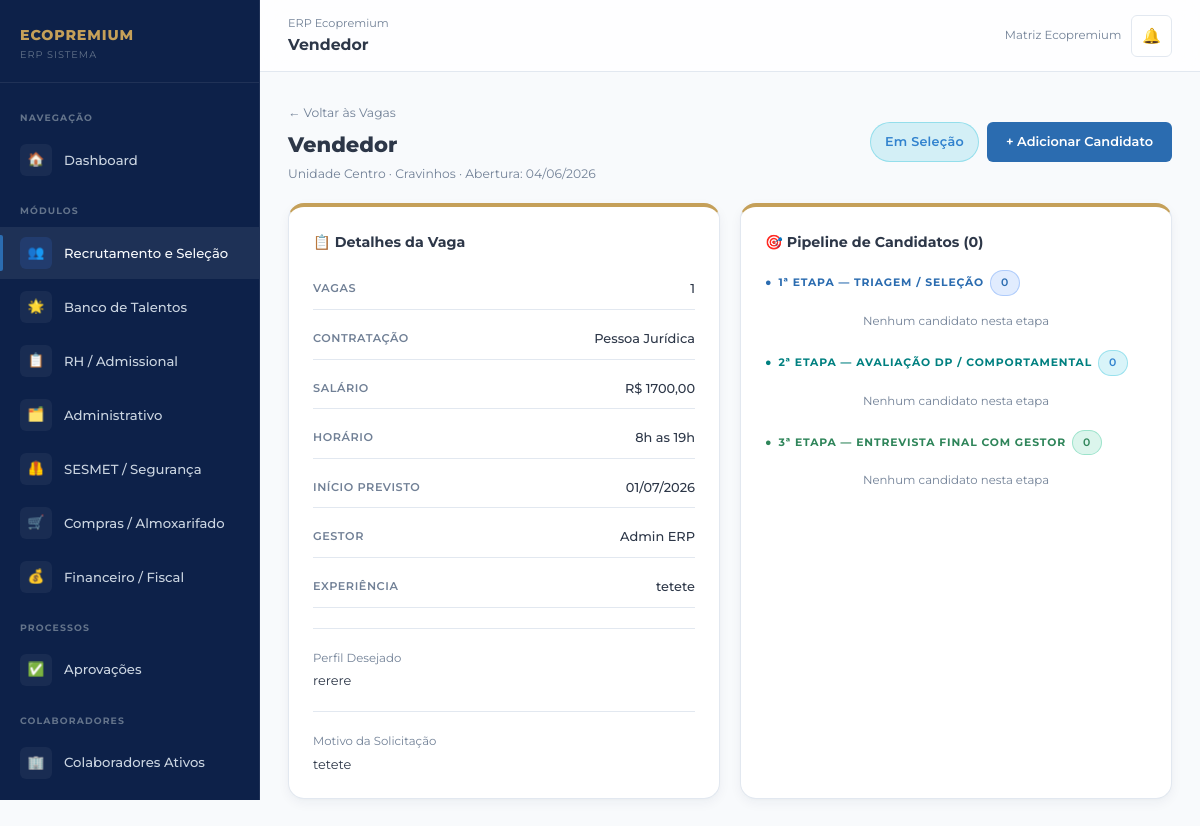
Before: /recrutamento/5/ (signed in) with the older database file.
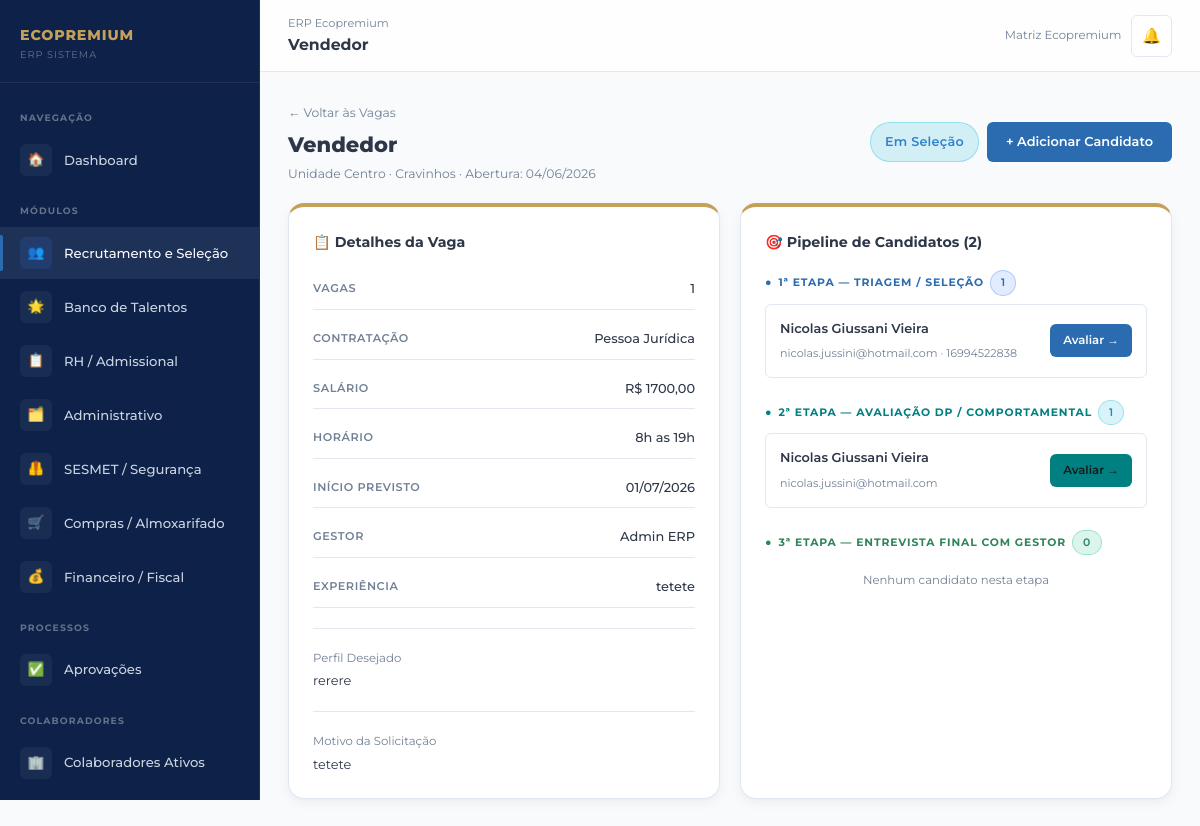
After: the same page with the newer database file.
### recrutamento/models.py (models this page shows, shortened)
class Candidato(models.Model):
    ETAPAS = [
        ('triagem', 'Triagem / Seleção'),
        ('avaliacao_dp', 'Avaliação DP / Comportamental'),
        ('entrevista_final', 'Entrevista Final com Gestor'),
        ('aprovado', 'Aprovado'),
        ('reprovado', 'Reprovado'),
        ('desistente', 'Desistente'),
    ]
    vaga = models.ForeignKey(Vaga, on_delete=models.CASCADE, related_name='candidatos')
    nome = models.CharField(max_length=200, verbose_name='Nome Completo')
    email = models.EmailField(verbose_name='E-mail')
    telefone = models.CharField(max_length=20, verbose_name='Telefone')
    cidade = models.CharField(max_length=100, blank=True, verbose_name='Cidade')
    cpf = models.CharField(max_length=14, blank=True, verbose_name='CPF')
    etapa_atual = models.CharField(max_length=20, choices=ETAPAS, default='triagem')
    aprovado = models.BooleanField(null=True, blank=True, verbose_name='Aprovado?')
    curriculum_obs = models.TextField(blank=True, verbose_name='Observações do Currículo')
    avaliacao_comportamental = models.TextField(blank=True, verbose_name='Avaliação Comportamental')
    resultado_entrevista = models.TextField(blank=True, verbose_name='Resultado da Entrevista Final')
    avaliado_por = models.ForeignKey(User, on_delete=models.SET_NULL, null=True, blank=True,
                                      related_name='candidatos_avaliados')
    encaminhado_admissao = models.BooleanField(default=False, verbose_name='Encaminhado para Admissão?')
    criado_em = models.DateTimeField(auto_now_add=True)
    atualizado_em = models.DateTimeField(auto_now=True)
    class Meta:
        verbose_name = 'Candidato'
        verbose_name_plural = 'Candidatos'
        ordering = ['-criado_em']

### recrutamento/views.py (the view)
# urls.py: path('<int:pk>/', views.detalhe_vaga, name='detalhe_vaga'),
@login_required
def detalhe_vaga(request, pk):
    vaga = get_object_or_404(Vaga, pk=pk)
    candidatos = vaga.candidatos.all()
    candidatos_por_etapa = {
        'triagem': candidatos.filter(etapa_atual='triagem'),
        'avaliacao_dp': candidatos.filter(etapa_atual='avaliacao_dp'),
        'entrevista_final': candidatos.filter(etapa_atual='entrevista_final'),
        'aprovado': candidatos.filter(etapa_atual='aprovado'),
        'reprovado': candidatos.filter(etapa_atual='reprovado'),
    }
    return render(request, 'recrutamento/detalhe_vaga.html', {
        'vaga': vaga,
        'candidatos': candidatos,
        'candidatos_por_etapa': candidatos_por_etapa,
    })

### templates/recrutamento/detalhe_vaga.html (shortened to what the changed rows need)
{% extends 'base.html' %}
{% block content %}
<div class="flex justify-between items-center mb-5">
  <div>
    <h1 style="font-size:1.4rem;font-weight:800;margin-top:4px;">{{ vaga.nome_vaga }}</h1>
  </div>
</div>
<div class="grid-2">
  <div class="card">
    <div class="card-title mb-4">🎯 Pipeline de Candidatos ({{ candidatos.count }})</div>
    <div style="display:flex;flex-direction:column;gap:12px;">
      <div>
        <div style="font-size:0.72rem;font-weight:700;color:var(--mod1-blue);text-transform:uppercase;letter-spacing:.08em;margin-bottom:8px;display:flex;align-items:center;gap:6px;">
          <span>●</span> 1ª Etapa — Triagem / Seleção
          <span class="badge badge-primary">{{ candidatos_por_etapa.triagem.count }}</span>
        </div>
        {% for c in candidatos_por_etapa.triagem %}
        <div class="kanban-card">
          <div style="display:flex;justify-content:space-between;align-items:center;">
            <div>
              <div class="card-name">{{ c.nome }}</div>
              <div class="card-meta">{{ c.email }} · {{ c.telefone }}</div>
            </div>
            <a href="{% url 'avancar_etapa' c.pk %}" class="btn btn-sm btn-mod1">Avaliar →</a>
          </div>
        </div>
        {% empty %}
        <div style="font-size:0.78rem;color:var(--text-muted);padding:8px;text-align:center;">Nenhum candidato nesta etapa</div>
        {% endfor %}
      </div>
      <div>
        <div style="font-size:0.72rem;font-weight:700;color:var(--mod4-cyan);text-transform:uppercase;letter-spacing:.08em;margin-bottom:8px;display:flex;align-items:center;gap:6px;">
          <span>●</span> 2ª Etapa — Avaliação DP / Comportamental
          <span class="badge badge-info">{{ candidatos_por_etapa.avaliacao_dp.count }}</span>
        </div>
        {% for c in candidatos_por_etapa.avaliacao_dp %}
        <div class="kanban-card">
          <div style="display:flex;justify-content:space-between;align-items:center;">
            <div>
              <div class="card-name">{{ c.nome }}</div>
              <div class="card-meta">{{ c.email }}</div>
            </div>
            <a href="{% url 'avancar_etapa' c.pk %}" class="btn btn-sm btn-mod4">Avaliar →</a>
          </div>
        </div>
        {% empty %}
        <div style="font-size:0.78rem;color:var(--text-muted);padding:8px;text-align:center;">Nenhum candidato nesta etapa</div>
        {% endfor %}
      </div>
      <div>
      </div>
    </div>
  </div>
</div>
{% endblock %}

Changed rows visible on the page:
added Candidato: nome "Nicolas Giussani Vieira", email "nicolas.jussini@hotmail.com", telefone "16994522838", shown under "Vendedor"
added Candidato: nome "Nicolas Giussani Vieira", email "nicolas.jussini@hotmail.com"
Other visible differences:
{{ candidatos.count }}: "0" → "2"
{{ candidatos_por_etapa.triagem.count }}: "0" → "1"
{{ candidatos_por_etapa.avaliacao_dp.count }}: "0" → "1"
text no longer shown: "Nenhum candidato nesta etapa Nenhum candidato nesta etapa"
